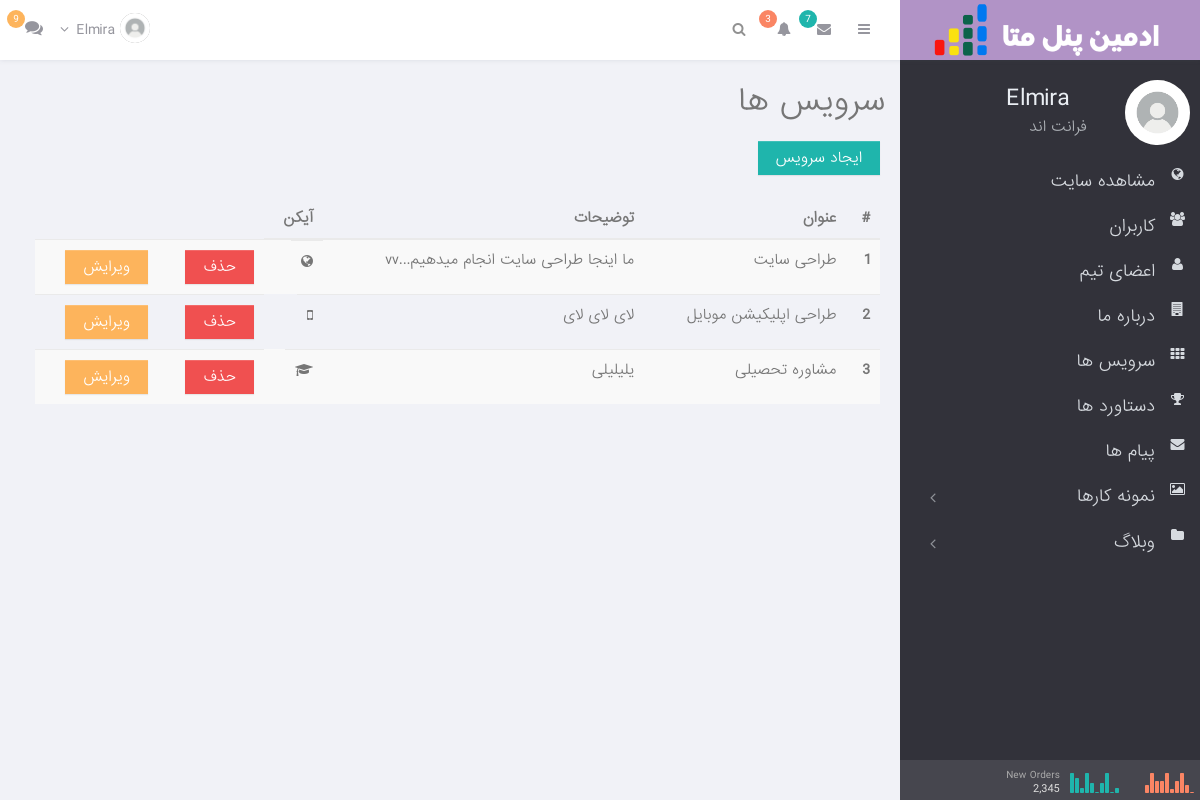
/dashboard/home/app/service/list/ (signed in), run on the app's committed database.
### account/models.py (models this page shows, shortened)
class Member(AbstractBaseUser):
    full_name = models.CharField(max_length=200)
    phone_number = models.CharField(unique=True , max_length=11 , verbose_name="شماره تلفن" , null= True , blank= True)
    email = models.EmailField(unique=True)  # ایمیل به عنوان فیلد یکتا (ضروری برای ورود)
    avatar = models.ImageField(upload_to="avatar/" , blank=True , null=True , verbose_name='تصویر پروفایل')
    role = models.CharField(max_length=100,null= True , blank= True , verbose_name="نقش" )
    created = models.DateTimeField(null= True , blank= True , auto_now_add= True , verbose_name="تاریخ عضویت")
    is_active = models.BooleanField(default=True , verbose_name='آیا کاربر فعاله ؟')
    is_admin = models.BooleanField(default=False , verbose_name='آیا کاربر ادمین است ؟')
    is_superuser = models.BooleanField(default=False , verbose_name='آیا کاربر مدیر است ؟')
    USERNAME_FIELD = 'phone_number'
    REQUIRED_FIELDS = ['full_name','email']
    objects = UserManager()
    class Meta:
        verbose_name  = "کاربر"
        verbose_name_plural = "کاربران"

### home/models.py (models this page shows, shortened)
class Service(models.Model):
    ICON_CHOICES = [
        ('globe','کره'),
        ('pencil','مداد'),
        ('laptop','لپ تاپ'),
        ('film','فیلم'),
        ('user','کاربر'),
        ('handshake-o','دست دادن'),
        ('book','کتاب'),
        ('line-chart','چارت'),
        ('graduation-cap','کلاه فارغ التحصیل'),
        ('gears','چرخ دنده'),
        ('mobile','موبایل'),
        ('support','ساپورت'),
        ('rocket','موشک'),
    ]
    title = models.CharField(max_length=120 , verbose_name= "عنوان سرویس")
    icon = models.CharField(choices=ICON_CHOICES , default='globe' ,max_length=100, verbose_name="آیکن")
    description = models.CharField(max_length=300 , verbose_name= "توضیحات")

### dashboard/views.py (the view)
# urls.py: path('service/list/',views.ServiceListView.as_view(),name="service_list"),
class ServiceListView(ListView):
    model = Service
    template_name = 'home-dashboard/service_list.html'
    context_object_name = 'services'

### meta/context_processors.py (called while the page is built)
def static_path(request):
    return {"STATIC_PATH": settings.STATIC_URL}

### dashboard/templates/home-dashboard/service_list.html (shortened to what this page needs)
{% extends 'dashboard-base.html' %}
 {% block title %}
    <h1 class="title">سرویس ها</h1>
 {% endblock %}
{% block admin_content %}
<div style="direction: rtl; text-align: right; padding: 0 20px;">
<a href="{% url 'dashboard:service_create' %}" class="btn btn-primary">ایجاد سرویس </a>
<br>
<br>
  <table class="table table-dark table-striped text-right">
  <thead>
    <tr>
      <th scope="col">#</th>
      <th scope="col">عنوان</th>
      <th scope="col">توضیحات</th>
      <th scope="col">آیکن</th>
    </tr>
  </thead>
  <tbody>
  {% for service in services %}
    <tr>
      <th scope="row">{{forloop.counter}}</th>
      <td>{{service.title}}</td>
      <td>{{service.description|truncatechars:50}}</td>
      <td class="fa fa-{{service.icon}}"></td>
      <td><a class="btn btn-danger" href="{% url 'dashboard:service_delete' service.pk %}">حذف</a></td>
      <td><a  class="btn btn-warning" href="{% url 'dashboard:service_update' service.pk %}">ویرایش</a></td>
    </tr>
  {% endfor %}
  </tbody>
</table>
{% endblock %}

### templates/dashboard-base.html (shortened to what this page needs)
<!DOCTYPE html>
<html class=" ">
<head>
        <link href="{{ STATIC_PATH }}admin_pannel/plugins/pace/pace-theme-flash.css" rel="stylesheet" type="text/css" media="screen"/>
        <link href="{{ STATIC_PATH }}admin_pannel/plugins/bootstrap/css/bootstrap.min.css" rel="stylesheet" type="text/css"/>
        <link href="{{ STATIC_PATH }}admin_pannel/plugins/bootstrap/css/bootstrap-theme.min.css" rel="stylesheet" type="text/css"/>
        <link href="{{ STATIC_PATH }}admin_pannel/fonts/font-awesome/css/font-awesome.css" rel="stylesheet" type="text/css"/>
        <link href="{{ STATIC_PATH }}admin_pannel/css/animate.min.css" rel="stylesheet" type="text/css"/>
        <link href="{{ STATIC_PATH }}admin_pannel/plugins/perfect-scrollbar/perfect-scrollbar.css" rel="stylesheet" type="text/css"/>
        <link href="{{ STATIC_PATH }}admin_pannel/plugins/icheck/skins/minimal/white.css" rel="stylesheet" type="text/css" media="screen"/><link href="{{ STATIC_PATH }}admin_pannel/plugins/jvectormap/jquery-jvectormap-2.0.1.css" rel="stylesheet" type="text/css" media="screen"/>
        <link href="{{ STATIC_PATH }}admin_pannel/css/style.css" rel="stylesheet" type="text/css"/>
        <link href="{{ STATIC_PATH }}admin_pannel/css/responsive.css" rel="stylesheet" type="text/css"/>
    </head>
    <body class=" ">
        <div class='page-topbar '>
            <div class='logo-area'>
            </div>
            <div class='quick-area'>
                <div class='pull-left'>
                    <ul class="info-menu left-links list-inline list-unstyled">
                        <li class="sidebar-toggle-wrap">
                            <a href="#" data-toggle="sidebar" class="sidebar_toggle">
                                <i class="fa fa-bars"></i>
                            </a>
                        </li>
                        <li class="">
                            <a href="#" data-toggle="dropdown" class="toggle">
                                <i class="fa fa-envelope"></i>
                                <span class="badge badge-primary">7</span>
                            </a>
                        </li>
                        <li class="">
                            <a href="#" data-toggle="dropdown" class="toggle">
                                <i class="fa fa-bell"></i>
                                <span class="badge badge-orange">3</span>
                            </a>
                        </li>
                        <li class="hidden-sm hidden-xs searchform">
                            <div class="input-group">
                                <span class="input-group-addon input-focus">
                                    <i class="fa fa-search"></i>
                                </span>
                            </div>
                        </li>
                    </ul>
                </div>
                <div class='pull-right'>
  <ul class="info-menu right-links list-inline list-unstyled">
                        <li class="profile">
                            <a href="#" data-toggle="dropdown" class="toggle">
                                {% if request.user.avatar %}
                                    <img src="{{request.user.avatar.url }}" alt="user-image" class="img-circle img-inline">
                                {% else %}
                                    <img src="{{ STATIC_PATH }}images/defult_profile.jpg" alt="user-image" class="img-circle img-inline">
                                {% endif %}
                                <span>{{request.user.full_name}} <i class="fa fa-angle-down"></i></span>
                            </a>
                        </li>
                        <li class="chat-toggle-wrapper">
                            <a href="#" data-toggle="chatbar" class="toggle_chat">
                                <i class="fa fa-comments"></i>
                                <span class="badge badge-warning">9</span>
                            </a>
                        </li>
                    </ul>
                </div>
            </div>
        </div>
        <div class="page-container row-fluid">
            <div class="page-sidebar ">
                <div class="page-sidebar-wrapper" id="main-menu-wrapper">
                    <div class="profile-info row">
                        <div class="profile-image col-md-4 col-sm-4 col-xs-4">
                            <a href="">
                                {% if request.user.avatar %}
                                    <img src="{{request.user.avatar.url}}" class="img-responsive img-circle">
                                {% else %}
                                    <img src="{{ STATIC_PATH }}images/defult_profile.jpg" class="img-responsive img-circle">
                                {% endif %}
                            </a>
                        </div>
                        <div class="profile-details col-md-8 col-sm-8 col-xs-8">
                            <h3>
                                <a href="">{{request.user.full_name}}</a>
                                <span class="profile-status online"></span>
                            </h3>
                            {% if request.user.role %}
                                <p class="profile-title">{{request.user.role}}</p>
                            {% else %}
                                <p class="profile-title">نقش نامشخص است</p>
                            {% endif %}
                        </div>
                    </div>
                    <ul class='wraplist'>
                          <li class="">
                            <a href="{% url 'home:home' %}">
                                <i class="fa fa-globe fa-x2"></i>
                                <span class="title" > مشاهده سایت</span>
                            </a>
                        </li>
                     {% if request.user.is_superuser %}
                        <li class="">
                            <a href="{% url 'dashboard:user_list' %}">
                                <i class="fa fa-users"></i>
                                <span class="title">کاربران</span>
                            </a>
                        <li class="">
                            <a href="{% url 'dashboard:team_list' %}">
                                <i class="fa fa-user"></i>
                                <span class="title" >اعضای تیم </span>
                            </a>
                        </li>
                        {% endif %}
                        <li class="">
                            <a href="{% url 'dashboard:edit_about' %}">
                                <i class="fa fa-building"></i>
                                <span class="title">درباره ما</span>
                            </a>
                        </li>
                        <li class="">
                            <a href="{% url 'dashboard:service_list' %}">
                                <i class="fa fa-th"></i>
                                <span class="title" >سرویس ها</span>
                            </a>
                        </li>
                        <li class="">
                            <a href="{% url 'dashboard:stats_list' %}">
                                <i class="fa fa-trophy"></i>
                                <span class="title">دستاورد ها</span>
                            </a>
                        </li>
                        <li class="">
                            <a href="{% url 'dashboard:contact_list' %}">
                                <i class="fa fa-envelope"></i>
                                <span class="title">پیام ها</span>
                            </a>
                        </li>
                        <li class="">
                            <a href="javascript:;">
                                <i class="fa fa-image"></i>
                                <span class="title">نمونه کارها</span>
                                <span class="arrow "></span>
                            </a>
                        </li>
                        <li class="">
                            <a href="javascript:;">
                                <i class="fa fa-folder"></i>
                                <span class="title">وبلاگ</span>
                                <span class="arrow "></span>
                            </a>
                        </li>
                </div>
                <div class="project-info">
                    <div class="block1">
                        <div class="data">
                            <span class='title'>New&nbsp;Orders</span>
                            <span class='total'>2,345</span>
                        </div>
                        <div class="graph">
                            <span class="sidebar_orders">...</span>
                        </div>
                    </div>
                    <div class="block2">
                        <div class="graph">
                            <span class="sidebar_visitors">...</span>
                        </div>
                    </div>
                </div>
            </div>
            <section id="main-content" class=" ">
                <section class="wrapper" style='margin-top:60px;display:inline-block;width:100%;padding:15px 0 0 15px;'>
                    <div class='col-lg-12 col-md-12 col-sm-12 col-xs-12'>
                        <div class="page-title">
                            <div class="pull-left">
                                 {% block title %}
                                 {% endblock %}
                            </div>
                        </div>
                    </div>
                    <div class="clearfix"></div>
                    {% block admin_content %}
                    {% endblock %}
                </div>
    </body>
</html>

### data on the page
Member: user.full_name "Elmira", user.role "فرانت اند"
Service: title "طراحی سایت", description "ما اینجا طراحی سایت انجام میدهیم...vv"
Service: title "طراحی اپلیکیشن موبایل", description "لای لای لای"
Service: title "مشاوره تحصیلی", description "یلیلیلی"
